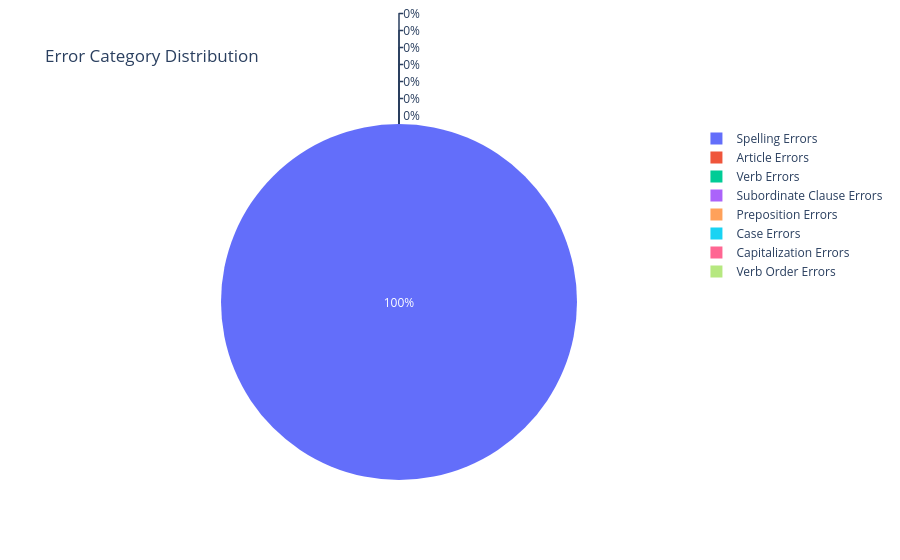

Write notebook code for a chart like this one.
### Code cell
fig = px.pie(
    labels = labels,          
    values = values,
    names = labels,
    title='Error Category Distribution')
fig.show()

### Figure 1 — Plotly figure (JSON) as saved in the notebook; plotly's stock layout.template omitted (floating-point values rounded to 4 significant figures)
{"data": [{"domain": {"x": [0, 1], "y": [0, 1]}, "hovertemplate": "label=%{label}<br>value=%{value}<extra></extra>", "labels": ["Article Errors", "Verb Errors", "Subordinate Clause Errors", "Preposition Errors", "Case Errors", "Capitalization Errors", "Spelling Errors", "Verb Order Errors"], "legendgroup": "", "name": "", "showlegend": true, "type": "pie", "values": [0, 0, 0, 0, 0, 0, 4, 0]}], "layout": {"legend": {"tracegroupgap": 0}, "title": {"text": "Error Category Distribution"}}}
